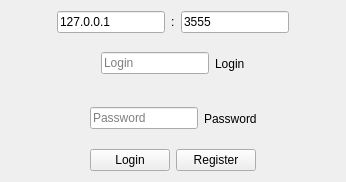
<?xml version="1.0" encoding="UTF-8"?>
<ui version="4.0">
 <class>StartUp</class>
 <widget class="QWidget" name="StartUp">
  <property name="geometry">
   <rect>
    <x>0</x>
    <y>0</y>
    <width>346</width>
    <height>182</height>
   </rect>
  </property>
  <property name="sizePolicy">
   <sizepolicy hsizetype="Fixed" vsizetype="Fixed">
    <horstretch>0</horstretch>
    <verstretch>0</verstretch>
   </sizepolicy>
  </property>
  <property name="focusPolicy">
   <enum>Qt::TabFocus</enum>
  </property>
  <property name="windowTitle">
   <string>Init</string>
  </property>
  <layout class="QVBoxLayout" name="verticalLayout_2">
   <item>
    <layout class="QVBoxLayout" name="baseLayout">
     <property name="sizeConstraint">
      <enum>QLayout::SetNoConstraint</enum>
     </property>
     <item>
      <layout class="QHBoxLayout" name="horizontalLayout_4">
       <item>
        <spacer name="horizontalSpacer_8">
         <property name="orientation">
          <enum>Qt::Horizontal</enum>
         </property>
         <property name="sizeHint" stdset="0">
          <size>
           <width>40</width>
           <height>20</height>
          </size>
         </property>
        </spacer>
       </item>
       <item>
        <widget class="QLineEdit" name="IP">
         <property name="text">
          <string>127.0.0.1</string>
         </property>
         <property name="placeholderText">
          <string>IP address</string>
         </property>
        </widget>
       </item>
       <item>
        <widget class="QLabel" name="label_3">
         <property name="text">
          <string>:</string>
         </property>
        </widget>
       </item>
       <item>
        <widget class="QLineEdit" name="Port">
         <property name="text">
          <string>3555</string>
         </property>
         <property name="maxLength">
          <number>6</number>
         </property>
         <property name="placeholderText">
          <string>internet port</string>
         </property>
        </widget>
       </item>
       <item>
        <spacer name="horizontalSpacer_7">
         <property name="orientation">
          <enum>Qt::Horizontal</enum>
         </property>
         <property name="sizeHint" stdset="0">
          <size>
           <width>40</width>
           <height>20</height>
          </size>
         </property>
        </spacer>
       </item>
      </layout>
     </item>
     <item>
      <layout class="QHBoxLayout" name="horizontalLayout_3">
       <item>
        <spacer name="horizontalSpacer_3">
         <property name="orientation">
          <enum>Qt::Horizontal</enum>
         </property>
         <property name="sizeHint" stdset="0">
          <size>
           <width>40</width>
           <height>20</height>
          </size>
         </property>
        </spacer>
       </item>
       <item>
        <widget class="QLineEdit" name="login">
         <property name="placeholderText">
          <string>Login</string>
         </property>
        </widget>
       </item>
       <item>
        <widget class="QLabel" name="label_2">
         <property name="text">
          <string>Login</string>
         </property>
        </widget>
       </item>
       <item>
        <spacer name="horizontalSpacer_4">
         <property name="orientation">
          <enum>Qt::Horizontal</enum>
         </property>
         <property name="sizeHint" stdset="0">
          <size>
           <width>40</width>
           <height>20</height>
          </size>
         </property>
        </spacer>
       </item>
      </layout>
     </item>
     <item>
      <layout class="QHBoxLayout" name="horizontalLayout_2">
       <item>
        <spacer name="horizontalSpacer_5">
         <property name="orientation">
          <enum>Qt::Horizontal</enum>
         </property>
         <property name="sizeHint" stdset="0">
          <size>
           <width>40</width>
           <height>20</height>
          </size>
         </property>
        </spacer>
       </item>
       <item>
        <widget class="QLineEdit" name="pass">
         <property name="echoMode">
          <enum>QLineEdit::Password</enum>
         </property>
         <property name="placeholderText">
          <string>Password</string>
         </property>
        </widget>
       </item>
       <item>
        <widget class="QLabel" name="label">
         <property name="text">
          <string>Password</string>
         </property>
        </widget>
       </item>
       <item>
        <spacer name="horizontalSpacer_6">
         <property name="orientation">
          <enum>Qt::Horizontal</enum>
         </property>
         <property name="sizeHint" stdset="0">
          <size>
           <width>40</width>
           <height>20</height>
          </size>
         </property>
        </spacer>
       </item>
      </layout>
     </item>
     <item>
      <layout class="QHBoxLayout" name="horizontalLayout">
       <item>
        <spacer name="horizontalSpacer">
         <property name="orientation">
          <enum>Qt::Horizontal</enum>
         </property>
         <property name="sizeHint" stdset="0">
          <size>
           <width>40</width>
           <height>20</height>
          </size>
         </property>
        </spacer>
       </item>
       <item>
        <widget class="QPushButton" name="loginBtn">
         <property name="text">
          <string>Login</string>
         </property>
        </widget>
       </item>
       <item>
        <widget class="QPushButton" name="registerBtn">
         <property name="text">
          <string>Register</string>
         </property>
        </widget>
       </item>
       <item>
        <spacer name="horizontalSpacer_2">
         <property name="orientation">
          <enum>Qt::Horizontal</enum>
         </property>
         <property name="sizeHint" stdset="0">
          <size>
           <width>40</width>
           <height>20</height>
          </size>
         </property>
        </spacer>
       </item>
      </layout>
     </item>
    </layout>
   </item>
  </layout>
 </widget>
 <resources/>
 <connections/>
</ui>
